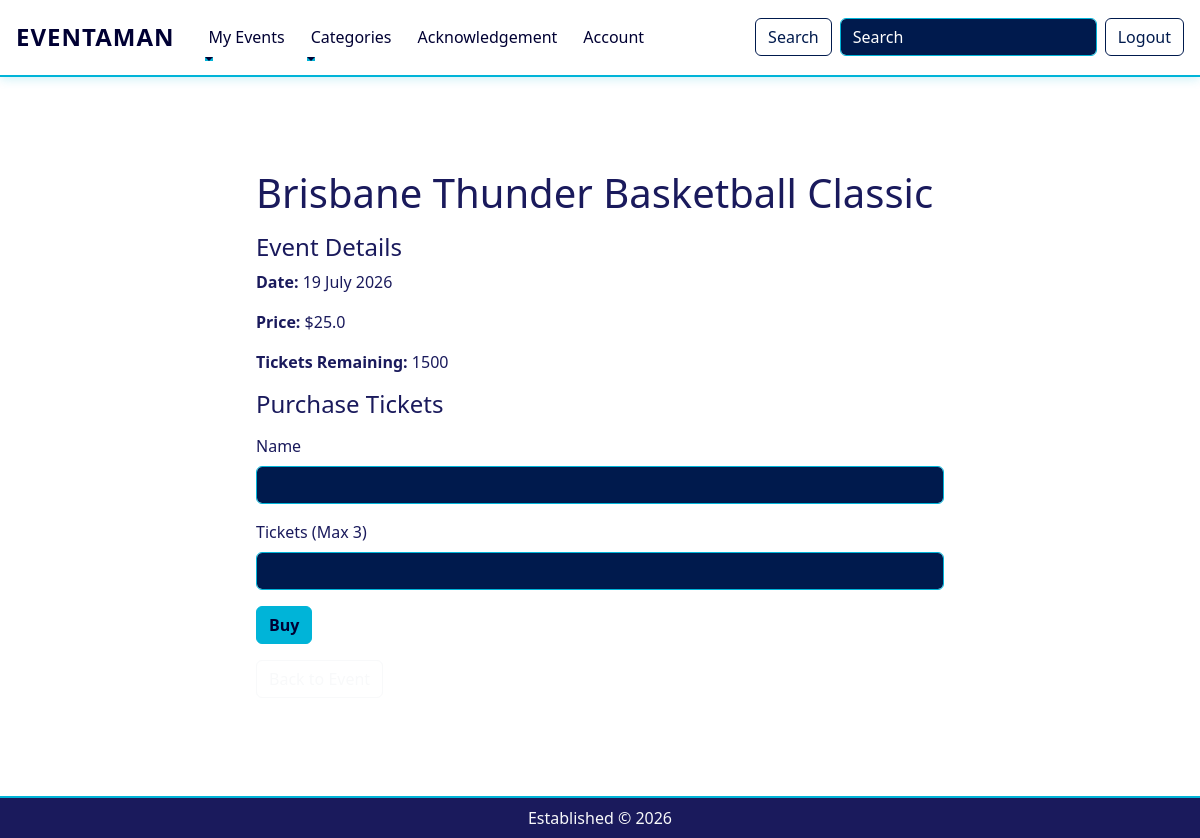
The page /events/6/purchase (signed in) on the database its author committed.
### event_management/models.py (models this page shows)
class Event(db.Model):
    __tablename__ = 'events'
    id = db.Column(db.Integer, primary_key=True)
    vendor_id = db.Column(db.Integer, db.ForeignKey('users.id'), nullable=False)
    name = db.Column(db.String(100), nullable=False)
    organisation_name = db.Column(db.String(100), nullable=True)
    description = db.Column(db.Text, nullable=False)
    category = db.Column(db.String(50), nullable=False)
    price = db.Column(db.String(20))
    date = db.Column(db.DateTime, nullable=False)
    status = db.Column(db.String(50), default='Open')
    price = db.Column(db.Float)
    images = db.relationship('EventImage', back_populates='event', cascade='all, delete-orphan')
    comments = db.relationship('Comment', back_populates='event', cascade='all, delete-orphan')
    location_id = db.Column(db.Integer, db.ForeignKey('locations.id'), nullable=False)
    location = db.relationship('Location', back_populates='events')
    tickets_available = db.Column(db.Integer, nullable=False)
    tickets_sold = db.Column(db.Integer, nullable=False, default=0)
    bookings = db.relationship('Booking', back_populates='event', cascade='all, delete-orphan')
    acknowledgement_type = db.Column(db.String(20), nullable=False, default='none')
    acknowledgement_traditional_custodians = db.Column(db.String(200), nullable=True)
    acknowledgement_statement = db.Column(db.Text, nullable=True)
    acknowledgement_researched = db.Column(db.Boolean, default=False)
    acknowledgement_not_welcome = db.Column(db.Boolean, default=False)
    acknowledgement_respectful = db.Column(db.Boolean, default=False)
    @property
    def tickets_remaining(self):
        return self.tickets_available - self.tickets_sold

### event_management/events.py (the view, shortened to what this page needs)
@eventbp.route('/<int:id>/purchase', methods=['GET', 'POST'])
@login_required
def purchase(id):
    event = Event.query.get_or_404(id)
    form = TicketPurchaseForm()
    return render_template('events/ticket_purchase.html', form=form, event=event)

### event_management/forms.py
class TicketPurchaseForm(FlaskForm):
    nameofattendee = StringField('Name', validators=[InputRequired()])
    ticketsAvailable = IntegerField('Tickets (Max 3)',
        validators=[InputRequired(), NumberRange(min=1, max=3)])
    submit = SubmitField('Buy')

### event_management/templates/events/ticket_purchase.html
{% extends "base.html" %}
{% from 'bootstrap5/form.html' import render_form %}
{% block content %}
<div class="container text-white mt-5">
    <div class="row justify-content-center">
        <div class="col-lg-8">
            <div class="text white ">
                <div class="card-body p-4">
                    <h1 class="mb-3">{{ event.name }}</h1>
                    <div class="mb-4">
                        <h4>Event Details</h4>
                        <p><strong>Date: </strong>{{ event.date.strftime('%d %B %Y') }}</p>
                        <p><strong>Price: </strong>${{ event.price }}</p>
                        <p><strong>Tickets Remaining: </strong>{{ event.tickets_remaining }}</p>
                        <h4 class="mb-3">Purchase Tickets</h4>
                        {{ render_form(form) }}
                        <a href="{{ url_for('events.show', id=event.id) }}"class="btn btn-outline-light mt-3">Back to Event</a>
                    </div>
                </div>
            </div>
        </div>
    </div>
</div>
{% endblock %}

### event_management/static/css/stylesheet.css (style rules this page uses)
html, body { height: 100%; }
body { background-color: #ffffff; overflow-x: hidden; color: white; }
.container { padding-bottom: 30px; }
.btn-primary { background-color: #00b4d8; border-color: #00b4d8; color: #000033; font-weight: 600; }
label { color: #1a1a5c !important; }
.form-label { color: #1a1a5c !important; }
label[for] { color: #1a1a5c !important; }
.form-control { background-color: #001a4d; border: 1px solid #00b4d8; color: white; }
.form-control::placeholder { color: white; }
a { color: #00b4d8; }
.container.text-white h1, .container.text-white h2, .container.text-white h3, .container.text-white h4, .container.text-white h5, .container.text-white h6, .container.text-white p, .container.text-white label { color: #1a1a5c !important; }

### rows shown on the page
Event: name "Brisbane Thunder Basketball Classic", date "19 July 2026", price "25.0", tickets_remaining "1500"
